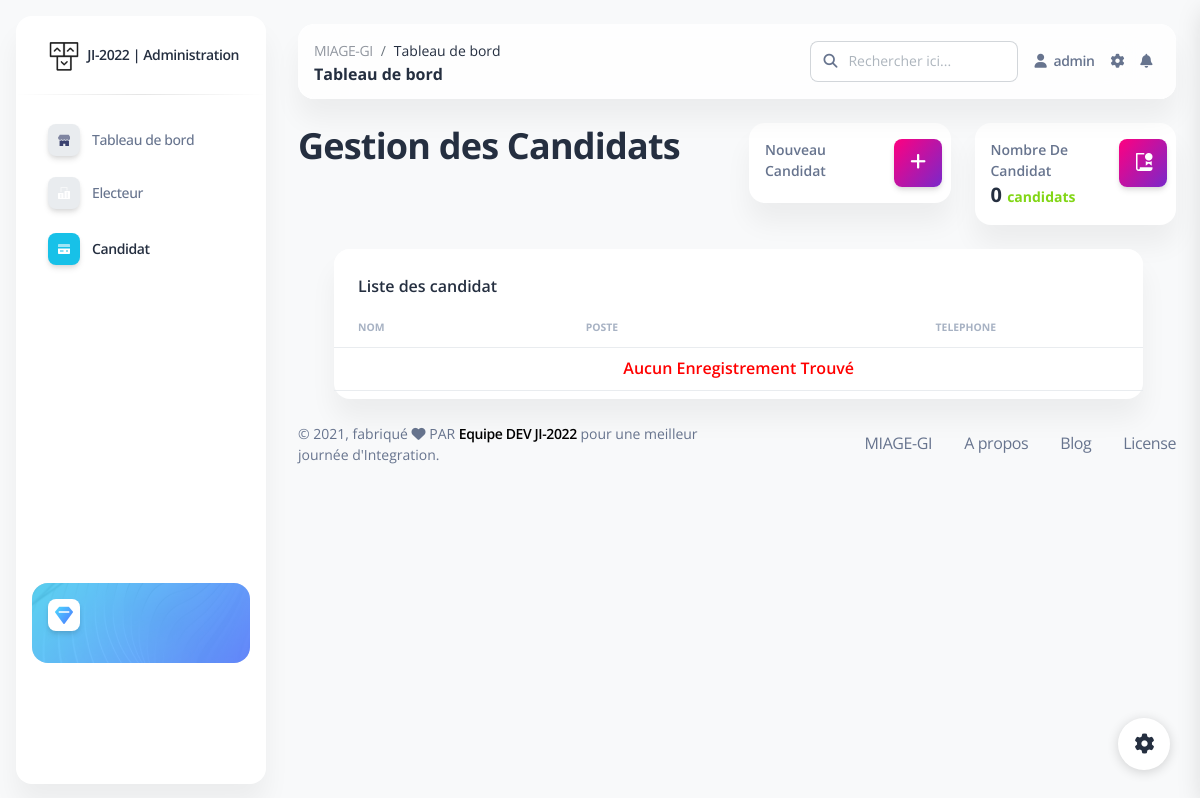
Page /admin/candidat.php on the earlier database version.
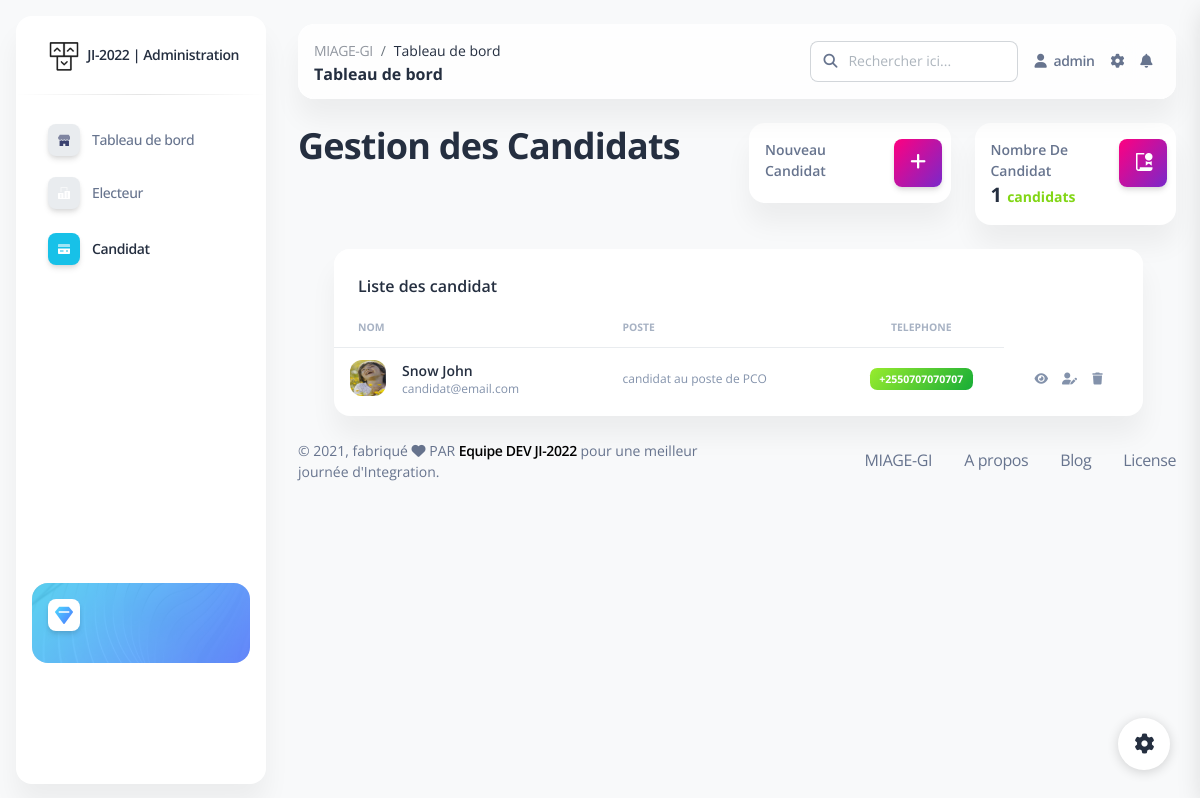
Same page on the later database version.
### tables this page shows
CREATE TABLE IF NOT EXISTS `candidat` (
  `id` int(11) NOT NULL AUTO_INCREMENT,
  `name` varchar(100) NOT NULL,
  `lastname` varchar(100) NOT NULL,
  `gender` char(1) NOT NULL,
  `email` varchar(100) NOT NULL,
  `phone` varchar(255) NOT NULL,
  `description` text NOT NULL,
  `photo` varchar(255) NOT NULL,
  PRIMARY KEY (`id`)
);

### admin/candidat.php (the view, shortened to what this page needs)
<?php
include 'backend/save.php'; ?>
<!DOCTYPE html>
<html lang="fr">
<head>
    <link href="assets/css/nucleo-icons.css" rel="stylesheet" />
    <link href="assets/css/nucleo-svg.css" rel="stylesheet" />
    <link href="assets/css/nucleo-svg.css" rel="stylesheet" />
    <link id="pagestyle" href="assets/css/soft-ui-dashboard.css?v=1.0.2" rel="stylesheet" />
</head>
<body class="g-sidenav-show   bg-gray-100">
    <aside class="sidenav navbar navbar-vertical navbar-expand-xs border-0 border-radius-xl my-3 fixed-left ms-3 bg-white" id="sidenav-main" data-color="info">
        <div class="sidenav-header">
            <a class="navbar-brand m-0" href="dashboard.php">
                <img src="assets/img/logo-ct.png" class="navbar-brand-img h-100" alt="...">
                <span class="ms-1 font-weight-bold">JI-2022 | Administration</span>
            </a>
        </div>
        <hr class="horizontal dark mt-0">
        <div class="collapse navbar-collapse  w-auto" id="sidenav-collapse-main">
            <ul class="navbar-nav">
                <li class="nav-item">
                    <a class="nav-link  " href="index.php">
                        <div class="icon icon-shape icon-sm shadow border-radius-md bg-white text-center me-2 d-flex align-items-center justify-content-center">
                        </div>
                        <span class="nav-link-text ms-1">Tableau de bord</span>
                    </a>
                </li>
                <a class="nav-link  " href="electeur.php">
                    <div class="icon icon-shape icon-sm shadow border-radius-md bg-white text-center me-2 d-flex align-items-center justify-content-center">
                    </div>
                    <span class="nav-link-text ms-1">Electeur</span>
                </a>
                <li class="nav-item">
                    <a class="nav-link  active" href="candidat.php">
                        <div class="icon icon-shape icon-sm shadow border-radius-md bg-white text-center me-2 d-flex align-items-center justify-content-center">
                        </div>
                        <span class="nav-link-text ms-1">Candidat</span>
                    </a>
                </li>
            </ul>
        </div>
        <div class="sidenav-footer mx-3 mt-3 pt-3">
            <div class="card card-background shadow-none card-background-mask-info" id="sidenavCard">
                <div class="full-background" style="background-image: url('assets/img/curved-images/white-curved.jpeg')"></div>
                <div class="card-body text-left p-3 w-100">
                    <div class="icon icon-shape icon-sm bg-white shadow text-center mb-3 d-flex align-items-center justify-content-center border-radius-md">
                        <i class="ni ni-diamond text-gradient text-lg top-0 text-info" aria-hidden="true" id="sidenavCardIcon"></i>
                    </div>
                </div>
            </div>
        </div>
    </aside>
    <main class="main-content mt-1 border-radius-lg">
        <nav class="navbar navbar-main navbar-expand-lg px-0 mx-4 shadow-none border-radius-xl position-sticky blur shadow-blur mt-4 left-auto top-1 z-index-sticky" id="navbarBlur" navbar-scroll="true">
            <div class="container-fluid py-1 px-3">
                <nav aria-label="breadcrumb">
                    <ol class="breadcrumb bg-transparent mb-0 pb-0 pt-1 px-0 me-sm-6 me-5">
                        <li class="breadcrumb-item text-sm"><a class="opacity-5 text-dark" href="javascript:;">MIAGE-GI</a></li>
                        <li class="breadcrumb-item text-sm text-dark active" aria-current="page">Tableau de bord</li>
                    </ol>
                    <h6 class="font-weight-bolder mb-0">Tableau de bord</h6>
                </nav>
                <div class="collapse navbar-collapse mt-sm-0 mt-2 me-md-0 me-sm-4" id="navbar">
                    <div class="ms-md-auto pe-md-3 d-flex align-items-center">
                        <div class="input-group">
                            <span class="input-group-text text-body"><i class="fas fa-search" aria-hidden="true"></i></span>
                            <input type="text" class="form-control" placeholder="Rechercher ici...">
                        </div>
                    </div>
                    <ul class="navbar-nav  justify-content-end">
                        <li class="nav-item d-flex align-items-center">
                            <a href="javascript:;" class="nav-link text-body font-weight-bold px-0">
                                <i class="fa fa-user me-sm-1" aria-hidden="true"></i>
                                <span class="d-sm-inline d-none"> admin</span>
                            </a>
                        </li>
                        <li class="nav-item px-3 d-flex align-items-center">
                            <a href="javascript:;" class="nav-link text-body p-0">
                                <i class="fa fa-cog fixed-plugin-button-nav cursor-pointer" aria-hidden="true"></i>
                            </a>
                        </li>
                        <li class="nav-item dropdown pe-2 d-flex align-items-center">
                            <a href="javascript:;" class="nav-link text-body p-0" id="dropdownMenuButton" data-bs-toggle="dropdown" aria-expanded="false">
                                <i class="fa fa-bell cursor-pointer" aria-hidden="true"></i>
                            </a>
                        </li>
                    </ul>
                </div>
            </div>
        </nav>
        <div class="container-fluid py-4">
            <div class="row">
                <div class="col-sm-6">
                    <h2>Gestion des <b>Candidats</b></h2>
                </div>
                <div class="col-xl-3 col-sm-6">
                    <div class="card">
                        <div class="card-body p-3">
                            <div class="row">
                                <div class="col-8">
                                    <div class="numbers">
                                        <p class="text-sm mb-0 text-capitalize font-weight-bold">Nouveau Candidat</p>
                                    </div>
                                </div>
                                <div class="col-4 text-end">
                                    <div class="icon icon-shape bg-gradient-primary shadow text-center border-radius-md">
                                        <a type="button" class="hidden" data-bs-toggle="modal" data-bs-target="#exampleModal">
                                            <i class="fa fa-plus text-lg opacity-10" aria-hidden="true"> </i></a>
                                    </div>
                                </div>
                            </div>
                        </div>
                    </div>
                </div>
                <div class="col-xl-3 col-sm-6">
                    <div class="card">
                        <div class="card-body p-3">
                            <div class="row">
                                <div class="col-8">
                                    <div class="numbers">
                                        <p class="text-sm mb-0 text-capitalize font-weight-bold">Nombre de candidat</p>
                                        <h5 class="font-weight-bolder mb-0">
                                            <?php
                                            $ret = mysqli_query($conn, "select * from candidat");
                                            $cnt = 0;
                                            $row = mysqli_num_rows($ret);
                                            if ($row > 0) {
                                                while ($row = mysqli_fetch_array($ret)) {
                                                    $cnt = $cnt + 1;
                                                }
                                            }  ?> <?= $cnt;?>
                                            <span class="text-success text-sm font-weight-bolder">candidats</span>
                                        </h5>
                                    </div>
                                </div>
                                <div class="col-4 text-end">
                                    <div class="icon icon-shape bg-gradient-primary shadow text-center border-radius-md">
                                        <i class="ni ni-paper-diploma text-lg opacity-10" aria-hidden="true"></i>
                                    </div>
                                </div>
                            </div>
                        </div>
                    </div>
                </div>
            </div>
        </div>
        <div class="row ms-5 w-90">
            <div class="col-12">
                <div class="card mb-4">
                    <div class="card-header pb-0">
                        <h6>Liste des candidat</h6>
                    </div>
                    <div class="card-body px-0 pt-0 pb-2">
                        <div class="table-responsive p-0">
                            <table class="table align-items-center mb-0">
                                <thead>
                                    <tr>
                                        <th class="text-uppercase text-secondary text-xxs font-weight-bolder opacity-7">
                                            NOM</th>
                                        <th class="text-uppercase text-secondary text-xxs font-weight-bolder opacity-7 ps-2">
                                            POSTE</th>
                                        <th class="text-center text-uppercase text-secondary text-xxs font-weight-bolder opacity-7">
                                            TELEPHONE</th>
                                    </tr>
                                </thead>
                                <tbody>
                                    <?php
                                    $ret = mysqli_query($conn, "select * from candidat");
                                    $row = mysqli_num_rows($ret);
                                    if ($row > 0) {
                                        while ($row = mysqli_fetch_array($ret)) {
                                    ?>
                                            <tr>
                                                <td>
                                                    <div class="d-flex px-2 py-1">
                                                        <div>
                                                            <img src="assets/uploads/picture/<?php echo $row['photo']; ?>" class="avatar avatar-sm me-3">
                                                        </div>
                                                        <div class="d-flex flex-column justify-content-center">
                                                            <h6 class="mb-0 text-sm"><?php echo $row['name']; ?>
                                                                <?php echo $row['lastname']; ?></h6>
                                                            <p class="text-xs text-secondary mb-0">
                                                                <?php echo $row['email']; ?>
                                                            </p>
                                                        </div>
                                                    </div>
                                                </td>
                                                <td>
                                                    <p class="text-xs font-weight-bold mb-0">
                                                    <p class="text-xs text-secondary mb-0"> candidat au poste de PCO
                                                    </p>
                                                </td>
                                                <td class="align-middle text-center text-sm">
                                                    <span class="badge badge-sm bg-gradient-success"><?php echo $row['phone']; ?></span>
                                                </td>
                                                <td class="align-middle text-center">
                                                </td>
                                                <td class="align-middle">
                                                    <a href="#" class="text-secondary font-weight-bold text-xs" data-toggle="tooltip" data-original-title="Edit user">
                                                        <i class="fas fa-eye"></i>&emsp;
                                                    </a>
                                                    <span href="#" class="text-secondary font-weight-bold text-xs" data-toggle="tooltip" data-original-title="Edit user">
                                                        <i class="fas fa-user-edit" type="button" data-bs-toggle="modal" data-bs-target="#exampleModal"></i>&emsp;
                                                    </span>
                                                    <a href="#" <?php echo ($row['id']); ?>&&ppic=<?php echo $row['photo']; ?>" onclick="return confirm('Voulez vous vraiment le suprimer ?');" class="text-secondary font-weight-bold text-xs" data-toggle="tooltip" data-original-title="Edit user">
                                                        <i class="fas fa-trash"></i>
                                                    </a>
                                                </td>
                                            </tr>
                                        <?php
                                        }
                                    } else { ?>
                                        <tr>
                                            <th style="text-align:center; color:red;" colspan="6">Aucun Enregistrement
                                                Trouvé</th>
                                        </tr>
                                    <?php } ?>
                                </tbody>
                            </table>
                        </div>
                    </div>
                </div>
            </div>
        </div>
        <div class="container-fluid">
            <div class="row align-items-center justify-content-lg-between">
                <div class="col-lg-6 mb-lg-0 mb-4">
                    <div class="copyright text-center text-sm text-muted text-lg-left">
                        © ,
                        fabriqué <i class="fa fa-heart"></i> PAR
                        <a href="https://www.creative-tim.com" class="font-weight-bold" target="_blank">Equipe DEV JI-2022</a>
                        pour une meilleur journée d'Integration.
                    </div>
                </div>
                <div class="col-lg-6">
                    <ul class="nav nav-footer justify-content-center justify-content-lg-end">
                        <li class="nav-item">
                            <a href="https://www.creative-tim.com" class="nav-link text-muted" target="_blank">MIAGE-GI</a>
                        </li>
                        <li class="nav-item">
                            <a href="https://www.creative-tim.com/presentation" class="nav-link text-muted" target="_blank">A propos</a>
                        </li>
                        <li class="nav-item">
                            <a href="http://blog.creative-tim.com" class="nav-link text-muted" target="_blank">Blog</a>
                        </li>
                        <li class="nav-item">
                            <a href="https://www.creative-tim.com/license" class="nav-link pe-0 text-muted" target="_blank">License</a>
                        </li>
                    </ul>
                </div>
            </div>
        </div>
    </main>
    <div class="fixed-plugin">
        <a class="fixed-plugin-button text-dark position-fixed px-3 py-2">
            <i class="fa fa-cog py-2"> </i>
        </a>
    </div>
</body>
</html>

### admin/assets/css/nucleo-svg.css (style rules this page uses)
.icon { display: inline-block; color: #111111; height: 1em; width: 1em; }
.icon-sm { height: 0.8em; width: 0.8em; }
.icon { fill: currentColor; stroke: none; }

Differences in the rows shown:
added candidat: photo (picture), name "Snow", lastname "John", email "candidat@email.com", phone "+2550707070707"
Other differences:
$cnt: "0" → "1"
text no longer shown: "Aucun Enregistrement Trouvé"
